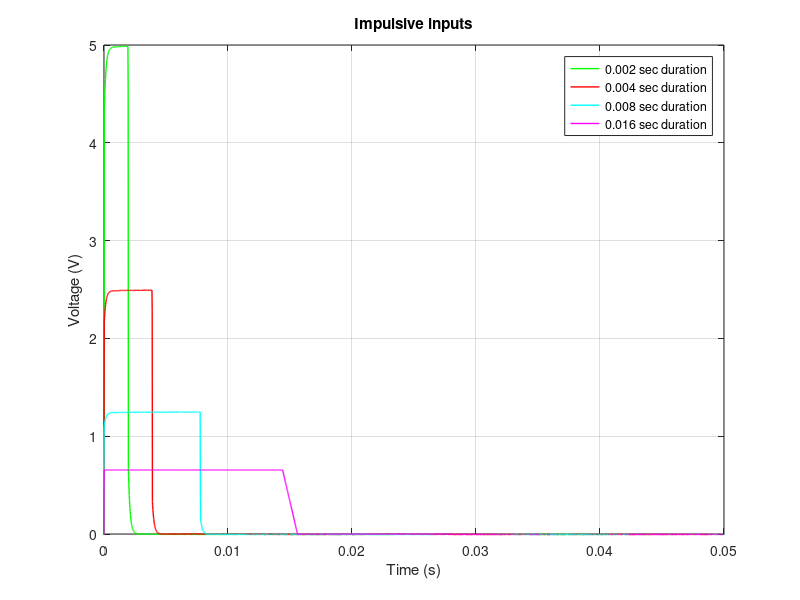
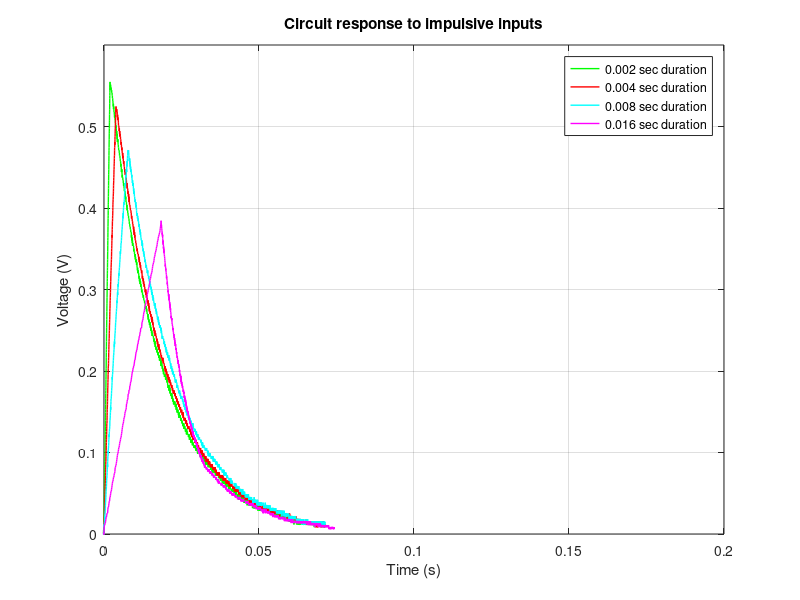
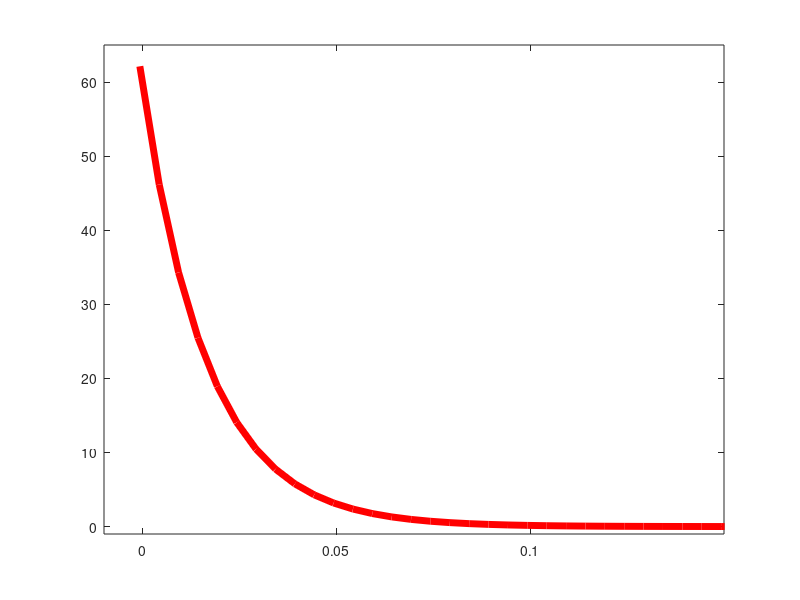

These figures' MATLAB source, in order: (Note: this script raises an error after producing the figures.)
% Lane Levine, Derrick Rasser, Wesley Schumacher
% Group 41
% Lab 3 MATLAB

clc;close all;

% Read in the data that was collected using WaveForms
%Experiment:1 Vin:.625 dT:.016 Area:.01
[Voltage1] = xlsread('Lab3dataExperiment1.csv');

%Experiment:2 Vin:1.25 dT:.0.08 Area:.01
[Voltage2] = xlsread('Lab3dataExperiment2.csv');

%Experiment:3 Vin:2.5 dT:.0.04 Area:.01
[Voltage3] = xlsread('Lab3dataExperiment3.csv');

%Experiment:4 Vin:5 dT:.0.02 Area:.01
[Voltage4] = xlsread('Lab3dataExperiment4.csv');

%Experiment:5(We didnt do due to limitations of AD2) Vin:10 dT:.0.01 Area:.01
[Voltage5] = xlsread('Lab3dataExperiment5.csv');

% Extract each column (time, step function value, voltage value)
time1 = Voltage1(:,1);
step1 = Voltage1(:,2);
voltage1 = Voltage1(:,3);
time2 = Voltage2(:,1);
step2 = Voltage2(:,2);
voltage2 = Voltage2(:,3);
time3 = Voltage3(:,1);
step3 = Voltage3(:,2);
voltage3 = Voltage3(:,4);
time4 = Voltage4(:,1);
step4 = Voltage4(:,2);
voltage4 = Voltage4(:,3);
time5 = Voltage3(:,5);
step5 = Voltage5(:,2);
voltage5 = Voltage5(:,3);

% Find data for 0.2 second interval
t1 = time1(1:8000);
v1 = voltage1(1:8000);
s1 = step1(1:8000);
t2 = time2(1:8000);
v2 = voltage2(1:8000);
s2 = step2(1:8000);
t3 = time3(1:8000);
v3 = voltage3(1:8000);
s3 = step3(1:8000);
t4 = time4(1:8000);
v4 = voltage4(1:8000);
s4 = step4(1:8000);
t5 = time5(1:8000);
v5 = voltage5(1:8000);
s5 = step5(1:8000);
figure(1)
%% Plot experimental input
plot(t4,s4,'g','Linewidth',1)
hold on
plot(t2,s2,'r','Linewidth',1)
plot(t1,s1,'c','Linewidth',1)
plot(t3,s3,'m','Linewidth',1)


%(We didnt do due to limitations of AD2)
%plot(t5,s5,'b','Linewidth',1)
grid on
xlim([0,0.05])
ylim([0,5])
xlabel('Time (s)')
ylabel('Voltage (V)')
title('Impulsive inputs')
legend('0.002 sec duration','0.004 sec duration',...
    '0.008 sec duration','0.016 sec duration')


figure(2)
%% Plot experimental output

plot(t4,v4,'g','Linewidth',1)
hold on

plot(t2,v2,'r','Linewidth',1)

plot(t1,v1,'c','Linewidth',1)
plot(t5,v3,'m','Linewidth',1)
%(We didnt do due to limitations of AD2)
%plot(t5,v5,'b','Linewidth',1)

grid on
xlim([0,0.2])
ylim([0,0.6])
xlabel('Time (s)')
ylabel('Voltage (V)')
title('Circuit response to impulsive inputs')
legend('0.002 sec duration','0.004 sec duration',...
    '0.008 sec duration','0.016 sec duration')

%% plot theoredtical result and simulation 
% Define R, C, and Time Constant
R1 = 5.1*10^3;
C1 = 3.3*10^-6;
tau = R1*C1;

% Define a time interval and timestep
t = -0.00075:0.005:0.2;
x = -0.0005:0.000001:0;
y =  (120000*x + 60);
x2 = -0.005:0.0001:-0.0005;
y2 = 0* x2;
% Define theoretical output equation
Vin = 1/tau * exp(-t./tau);

figure(3)
% Plot theoretical output
plot(t,Vin,'r','Linewidth',5)
axis([-0.01 0.15 -1.0 65])
hold on
% Plot simulation output from Simulink
plot(out.tout,out.vin,'b','Linewidth',2)
hold on
plot(x,y,'b','Linewidth',2)
plot(x2,y2,'b','Linewidth',2)

xlabel('Time (s)')
ylabel('Voltage (V)')
title('Theoretical result and Simulation')
legend('Theory','Simulation(dt = 0.001)')
